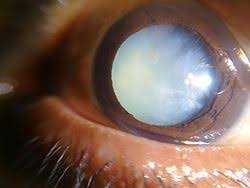
#> input picture Cataract-master/test.jpg, 250 x 188 px
$ python cat.py   (older library calls are emulated)
#> lines starting #> are read from the running program, lines starting #| are printed output that depends on the picture; after the words box and inside, x2 and y2 are one past the last pixel; in counts of white or black regions, pixels touching at a corner belong together; long printed decimals are rounded
import cv2
import imutils
import numpy as np
from math import hypot
import math

#Initialize
pupil_area = 0
cat_area = 0
cX_pupil = 0
cY_pupil = 0
cX_cat = 0
cY_cat = 0


img = cv2.imread('test.jpg')
#> img is the input picture: shape (188, 250, 3); mean B, G, R 85.6, 96.4, 119.3
img = imutils.resize(img, width=500)
#> img: shape (376, 500, 3)
cv2.imshow("Original Image of Eye", img)
cv2.imwrite("demo/0-OriginalImage.jpg",img)

#Grayscale
gray = cv2.cvtColor(img, cv2.COLOR_BGR2GRAY)
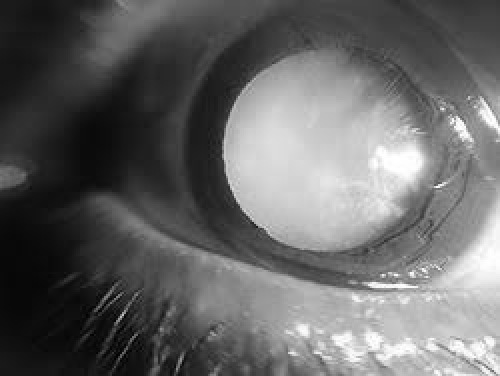
#> gray: shape (376, 500); min 1, max 255, mean 102
cv2.imshow("1 - Grayscale Conversion", gray)
cv2.imwrite("demo/1-grayscale.jpg",gray)

#Parameters Calculation
grayTemp=gray
grayscale = grayTemp
ret, grayTemp = cv2.threshold(grayTemp, 55, 255,  cv2.THRESH_OTSU | cv2.THRESH_BINARY_INV)
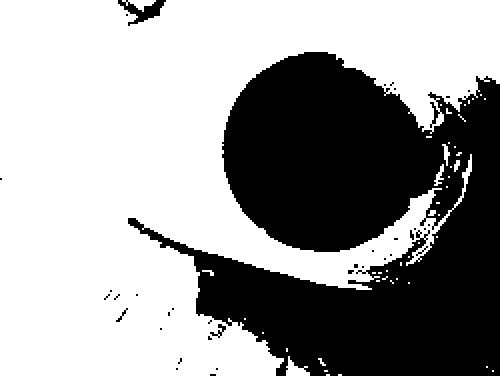
#> grayTemp: shape (376, 500); 61.5% white; 36 black regions (29 under 20 px), largest, box (x1, y1, x2, y2) and area: (128, 52, 500, 376) 71404, (118, 0, 166, 26) 508, (210, 324, 226, 338) 76
#> ret = 116
grayTemp = cv2.morphologyEx(grayTemp, cv2.MORPH_CLOSE, np.ones((5, 5), np.uint8))
#> grayTemp: shape (376, 500); 62.5% white; 6 black regions, box (x1, y1, x2, y2) and area: (144, 52, 500, 376) 69736, (128, 0, 164, 22) 408, (276, 364, 286, 376) 104, (128, 218, 140, 228) 92, (402, 254, 408, 262) 48, (440, 106, 446, 112) 36
grayTemp = cv2.morphologyEx(grayTemp, cv2.MORPH_ERODE, np.ones((2, 2), np.uint8))
#> grayTemp: shape (376, 500); 62% white; 6 black regions, box (x1, y1, x2, y2) and area: (144, 52, 500, 376) 70715, (128, 0, 165, 23) 475, (276, 364, 287, 376) 116, (128, 218, 141, 229) 115, (402, 254, 409, 263) 63, (440, 106, 447, 113) 49
grayTemp = cv2.morphologyEx(grayTemp, cv2.MORPH_OPEN, np.ones((2, 2), np.uint8))
#> grayTemp: shape (376, 500); 62.1% white; 4 black regions

#Find Contours
thresholdTemp = cv2.inRange(grayTemp, 250, 255)
imagesample,contours, heirarchy = cv2.findContours(
	thresholdTemp, cv2.RETR_LIST, cv2.CHAIN_APPROX_SIMPLE
)
#> contours = 10 contours, 5 with area under 20; largest, box (x1, y1, x2, y2) and area: (0, 0, 500, 376) 115108, (128, 218, 143, 231) 136, (464, 162, 473, 185) 62, (446, 146, 451, 167) 45, (456, 156, 461, 171) 29

c = None
sec = None
max = 0
smax = 0
for contour in contours:
	if cv2.contourArea(contour) > max:
		smax = max
		sec = c
		max = cv2.contourArea(contour)
		c = contour
	elif cv2.contourArea(contour) > smax:
		smax = cv2.contourArea(contour)
		sec = contour
	if cv2.contourArea(contour)>1000000 and cv2.contourArea(contour) < 1100000:
		smax = cv2.contourArea(contour)
		sec = contour
#> this loop made 10 passes
#> (smax, sec, max, c) on pass 2: (4, [[212, 274], [212, 276], [214, 276], [214, 274]], 12, [[402, 264], [402, 266], [408, 266], [408, 264]])
#> (smax, max, c) on pass 1: (0, 4, [[212, 274], [212, 276], [214, 276], [214, 274]])
#> after the loop, c = contour of 733 points, box (x1, y1, x2, y2) (0, 0, 500, 376), area 115108; max = 115107.5

center = cv2.moments(c)
#> center = moments, m00 115107.5, centre m10/m00, m01/m00 = (181.4, 165.7)
r = math.ceil((cv2.contourArea(c) / np.pi) ** 0.5)
#> r = 192
r = r * 0.7
#> r = 134.4
img2 = np.zeros_like(grayscale)
cx = int(center['m10'] / center['m00']) #centroid
#> cx = 181
cy = int(center['m01'] / center['m00'])
#> cy = 165
cv2.circle(img2, (cx, cy), int(r), (255, 255, 255), -1)
#> img2: shape (376, 500); 30% white; 1 white region, box (x1, y1, x2, y2) and area: (47, 31, 316, 300) 56401
res = cv2.bitwise_and(grayscale, img2)
resized = cv2.resize(res, (256, 256))
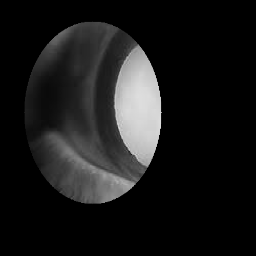
#> resized: shape (256, 256); min 0, max 222, mean 25.2
mean, std = cv2.meanStdDev(resized)
#> mean = [25.24]; std = [52.32]
mean = mean[0][0]
#> mean = 25.24
std = std[0][0]
#> std = 52.32
U = abs((1 - std / mean))
#> U = 1.07
count = 0
sum = 0

for x in resized:
	for y in x:
		if y!=0:
			sum = sum + y
			count = count + 1
#> after the loop, count = 19877; sum = 1654206

mean = sum/count
#> mean = 83.22
deltaSum = 0
for x in resized:
	for y in x:
		if y!=0:
			deltaSum = (y - mean ) ** 2
std = (float(deltaSum)/count)**0.5
#> std = 0.576
print("M:",mean,)
#| M: 83.222
print ("U:", U,)
#| U: 1.073
print("S:",std)
#| S: 0.5761
#


#2D Filter
kernel = np.ones((5,5),np.float32)/25
imgfiltered = cv2.filter2D(gray,-1,kernel)
cv2.imshow("2 - 2D Filtered", imgfiltered)
cv2.imwrite("demo/2-2DFiletered.jpg",imgfiltered)

kernelOp = np.ones((10, 10), np.uint8)
kernelCl = np.ones((15, 15), np.uint8)

ret,thresh_image = cv2.threshold(imgfiltered,50,255,cv2.THRESH_BINARY_INV)
#> thresh_image: shape (376, 500); 29.6% white; 8 white regions (3 under 20 px), largest, box (x1, y1, x2, y2) and area: (0, 0, 187, 376) 47820, (184, 28, 262, 236) 6671, (158, 332, 206, 376) 1127, (192, 55, 198, 65) 30, (393, 0, 401, 4) 29
cv2.imshow("3 - Thresholding",thresh_image)
cv2.imwrite("demo/3-Thresholding.jpg",thresh_image)

morpho = cv2.morphologyEx(thresh_image, cv2.MORPH_OPEN, kernelOp)
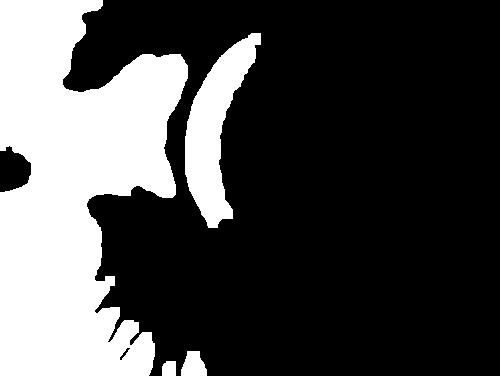
#> morpho: shape (376, 500); 28.9% white; 4 white regions, box (x1, y1, x2, y2) and area: (0, 0, 188, 376) 47181, (185, 33, 261, 228) 6464, (181, 351, 207, 376) 494, (162, 361, 176, 376) 198
cv2.imshow("4 - Morpholigical Opening", morpho)
cv2.imwrite("demo/4-MorphoOpening.jpg",morpho)
cimg_morpho = img.copy()

# Find circular parts in the image
circles = cv2.HoughCircles(morpho, cv2.HOUGH_GRADIENT, 1, 20, param1=10, param2=15, minRadius=0, maxRadius=0)
#> circles = [[285.5, 149.5, 68.5], [97.5, 324.5, 19.6], [146.5, 355.5, 19.4]]
if circles is None:
    print('Exception Case: <NoneType> <Not Decisive Output, No Accurate Circles>')
    print("You have >80% cataract")
    exit()

#Traverse the circles
for i in circles[0,:]:
    cv2.circle(cimg_morpho,(i[0],i[1]),i[2],(0,255,0),2)
    cv2.circle(cimg_morpho,(i[0],i[1]),2,(0,0,255),3)
#> this loop made 3 passes
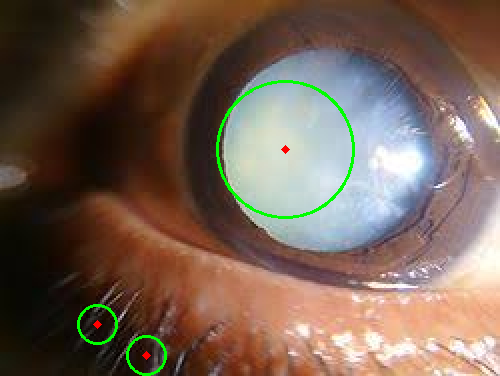
#> cimg_morpho: shape (376, 500, 3); mean B, G, R 84.3, 97.8, 118.2

cv2.imshow("5 - Find Circles", cimg_morpho)
cv2.imwrite("demo/5-FindCircle.jpg",cimg_morpho)
img_morpho_copy = morpho.copy()

# Get values(centre x, centre y, radius) for all circles
circle_values_list = np.uint16(np.around(circles))
#> circle_values_list = [[286, 150, 68], [98, 324, 20], [146, 356, 19]]
x, y, r = circle_values_list[0,:][0]
#> x = 286; y = 150; r = 68
rows, cols = img_morpho_copy.shape
#> rows = 376; cols = 500

for i in range(cols):
    for j in range(rows):
        if hypot(i-x, j-y) > r:
            img_morpho_copy[j,i] = 0
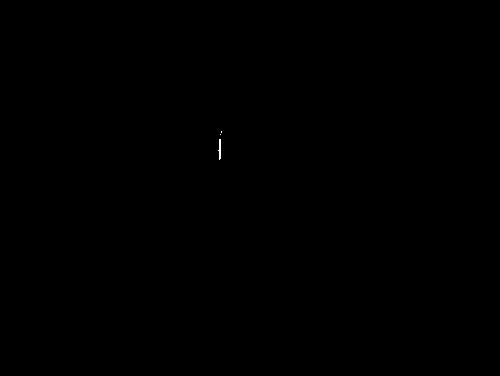
#> img_morpho_copy: shape (376, 500); 0.02% white in thin lines or dots, all inside (x1, y1, x2, y2) = (218, 131, 222, 160)

#Bitwise Not
imgg_inv = cv2.bitwise_not(img_morpho_copy)
cv2.imshow("6 - Iris Contour Separation", img_morpho_copy)
cv2.imwrite("demo/6-IrisContourSep.jpg",img_morpho_copy)

cv2.imshow("7 - Image Inversion", imgg_inv)
cv2.imwrite("demo/7-ImageInv.jpg",imgg_inv)

#FindContours for Pupil
_, contours0, hierarchy = cv2.findContours(img_morpho_copy, cv2.RETR_EXTERNAL, cv2.CHAIN_APPROX_NONE)
#> contours0 = 3 contours, 2 with area under 20; largest, box (x1, y1, x2, y2) and area: (218, 139, 221, 160) 20
cimg_pupil = img.copy()

for cnt in contours0:
        cv2.drawContours(cimg_pupil, cnt, -1, (0, 255, 0), 3, 8)
        pupil_area = cv2.contourArea(cnt)
        print ("Pupil area: ", pupil_area)

        if(int(pupil_area)==0):
            break

        M = cv2.moments(cnt)
        cX_pupil = int(M["m10"] / M["m00"])
        cY_pupil = int(M["m01"] / M["m00"])
        cv2.circle(cimg_pupil, (cX_pupil, cY_pupil), 2, (0, 0, 255), -1)
        print (("Centre of pupil: (%d,%d)") % (cX_pupil, cY_pupil))
#> this loop made 2 passes
#> (pupil_area, cX_pupil, cY_pupil) on pass 1: (20.5, 219, 148)
#| Pupil area:  20.5
#| Centre of pupil: (219,148)
#| Pupil area:  0.0
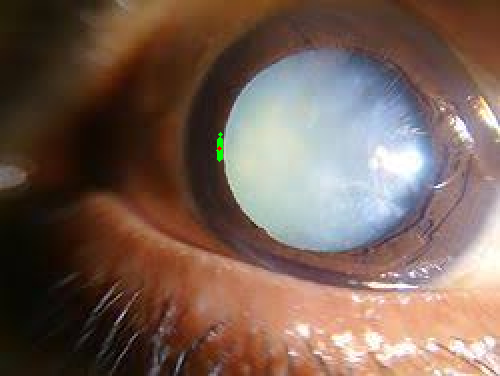
#> cimg_pupil: shape (376, 500, 3); mean B, G, R 85.6, 96.5, 119.3

cv2.imshow("8 - Iris Detected", cimg_pupil)
cv2.imwrite("demo/8-cimg_pupil.jpg",cimg_pupil)

#FindContours for Cataract
_, contours0, hierarchy = cv2.findContours(imgg_inv, cv2.RETR_LIST, cv2.CHAIN_APPROX_NONE)
#> contours0 = 4 contours, 2 with area under 20; largest, box (x1, y1, x2, y2) and area: (0, 0, 500, 376) 187125, (217, 138, 222, 161) 64
cimg_cat = img.copy()

for cnt in contours0:
        if cv2.contourArea(cnt) < pupil_area:
            cv2.drawContours(cimg_cat, cnt, -1, (0, 255, 0), 3, 8)
            cat_area = cv2.contourArea(cnt)
            print ("Cataract area: ", cat_area)
            M = cv2.moments(cnt)
            if(int(M["m00"])==0):
                break
            cX_cat = int(M["m10"] / M["m00"])
            cY_cat = int(M["m01"] / M["m00"])
            cv2.circle(cimg_cat, (cX_cat, cY_cat), 2, (0, 0, 255), -1)
            print (("Centre of cataract: (%d,%d)") % (cX_cat, cY_cat))
            #Difference between pupil and cataract centre
            print (("Cataract is (%d,%d) away from pupil centre") % (cX_cat - cX_pupil, cY_cat - cY_pupil))
#> this loop made 4 passes
#> cnt on pass 2: [[219, 134], [220, 133], [221, 134], [220, 135]]

cv2.imshow("9 - Cataract Detected", cimg_cat)
cv2.imwrite("demo/9-FinalDetection.jpg",cimg_cat)

#Decision Making
if(int(pupil_area)==0):
    print("You have >80% cataract")
    cv2.waitKey(0)
else:
    cataract_percentage = (cat_area / (pupil_area + cat_area)) * 100
    print (("You have %.2f percent cataract") % (cataract_percentage))

cv2.waitKey(0)
